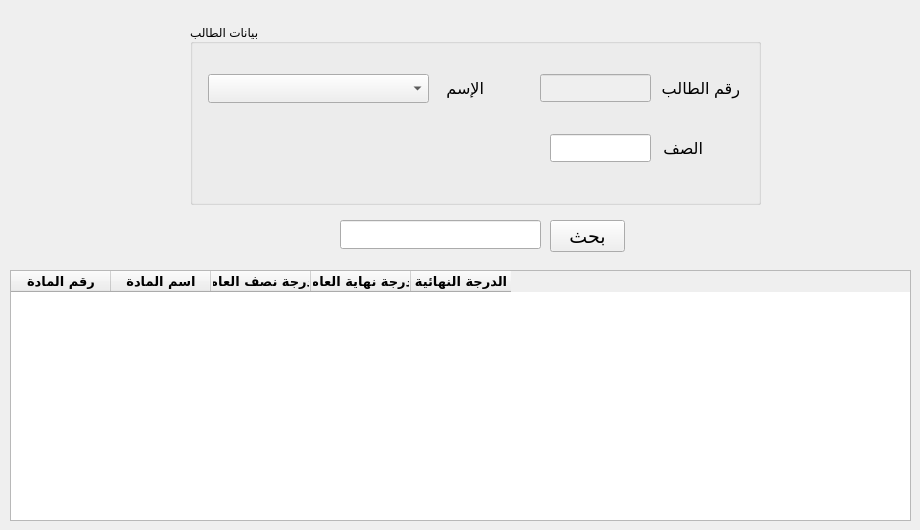
      <widget class="QWidget" name="tab_17">
       <attribute name="title">
        <string>درجات الطالب</string>
       </attribute>
       <widget class="QTableWidget" name="tableWidget_12">
        <property name="geometry">
         <rect>
          <x>10</x>
          <y>270</y>
          <width>901</width>
          <height>251</height>
         </rect>
        </property>
        <property name="font">
         <font>
          <family>Tajawal</family>
          <pointsize>10</pointsize>
          <weight>75</weight>
          <bold>true</bold>
         </font>
        </property>
        <column>
         <property name="text">
          <string>رقم المادة</string>
         </property>
         <property name="font">
          <font>
           <family>Tajawal</family>
           <pointsize>10</pointsize>
          </font>
         </property>
        </column>
        <column>
         <property name="text">
          <string>اسم المادة</string>
         </property>
        </column>
        <column>
         <property name="text">
          <string>درجة نصف العام</string>
         </property>
        </column>
        <column>
         <property name="text">
          <string>درجة نهاية العام</string>
         </property>
        </column>
        <column>
         <property name="text">
          <string>الدرجة النهائية</string>
         </property>
        </column>
       </widget>
       <widget class="QPushButton" name="pushButton_64">
        <property name="geometry">
         <rect>
          <x>550</x>
          <y>220</y>
          <width>75</width>
          <height>32</height>
         </rect>
        </property>
        <property name="font">
         <font>
          <pointsize>14</pointsize>
         </font>
        </property>
        <property name="text">
         <string>بحث</string>
        </property>
       </widget>
       <widget class="QGroupBox" name="groupBox_26">
        <property name="geometry">
         <rect>
          <x>190</x>
          <y>24</y>
          <width>571</width>
          <height>181</height>
         </rect>
        </property>
        <property name="title">
         <string>بيانات الطالب</string>
        </property>
        <widget class="QLabel" name="label_56">
         <property name="geometry">
          <rect>
           <x>470</x>
           <y>52</y>
           <width>80</width>
           <height>24</height>
          </rect>
         </property>
         <property name="font">
          <font>
           <pointsize>12</pointsize>
          </font>
         </property>
         <property name="text">
          <string>رقم الطالب</string>
         </property>
        </widget>
        <widget class="QLabel" name="label_57">
         <property name="geometry">
          <rect>
           <x>250</x>
           <y>52</y>
           <width>44</width>
           <height>24</height>
          </rect>
         </property>
         <property name="font">
          <font>
           <pointsize>12</pointsize>
          </font>
         </property>
         <property name="text">
          <string>الإسم</string>
         </property>
        </widget>
        <widget class="QLineEdit" name="lineEdit_58">
         <property name="enabled">
          <bool>false</bool>
         </property>
         <property name="geometry">
          <rect>
           <x>350</x>
           <y>50</y>
           <width>111</width>
           <height>28</height>
          </rect>
         </property>
         <property name="font">
          <font>
           <pointsize>12</pointsize>
          </font>
         </property>
        </widget>
        <widget class="QLineEdit" name="lineEdit_59">
         <property name="enabled">
          <bool>true</bool>
         </property>
         <property name="geometry">
          <rect>
           <x>360</x>
           <y>110</y>
           <width>101</width>
           <height>28</height>
          </rect>
         </property>
         <property name="font">
          <font>
           <pointsize>12</pointsize>
          </font>
         </property>
        </widget>
        <widget class="QLabel" name="label_58">
         <property name="geometry">
          <rect>
           <x>470</x>
           <y>112</y>
           <width>43</width>
           <height>24</height>
          </rect>
         </property>
         <property name="font">
          <font>
           <pointsize>12</pointsize>
          </font>
         </property>
         <property name="text">
          <string>الصف</string>
         </property>
        </widget>
        <widget class="QComboBox" name="comboBox_5">
         <property name="geometry">
          <rect>
           <x>18</x>
           <y>50</y>
           <width>221</width>
           <height>29</height>
          </rect>
         </property>
        </widget>
       </widget>
       <widget class="QLineEdit" name="lineEdit_60">
        <property name="geometry">
         <rect>
          <x>340</x>
          <y>220</y>
          <width>201</width>
          <height>29</height>
         </rect>
        </property>
       </widget>
      </widget>
